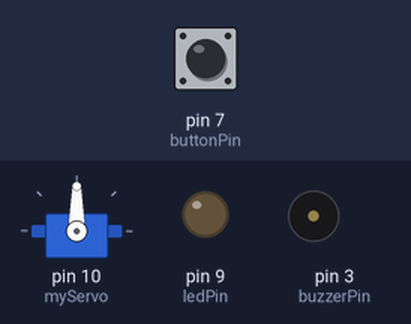
Bench run of a sketch on a simulated Arduino Uno, built with avr-gcc and run on an emulated ATmega328P. Shown: servo, output pins drawn as LEDs (lit = HIGH), buzzer (waves = sounding). The inputs (shaded band) are chosen by the test bench; at power-on: pin 7 (buttonPin) LOW.

Above: at 1.2 s.
1.3 s: pin 7 (buttonPin) pulled HIGH for 0.15 s
At 4.1 s:
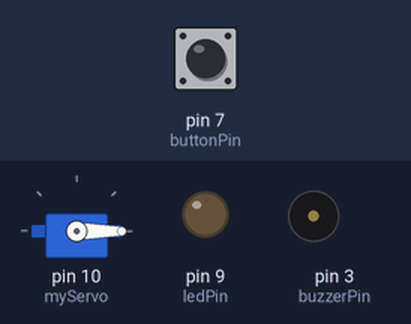
4.3 s: pin 7 (buttonPin) pulled HIGH for 1 s
At 4.68 s:
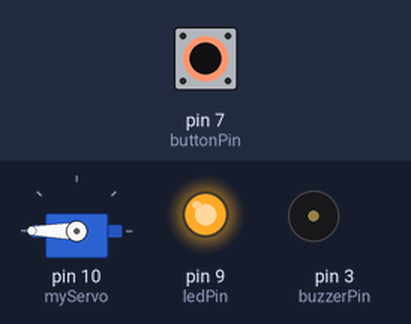
7.3 s: pin 7 (buttonPin) pulled HIGH for 3.2 s
At 9.46 s:
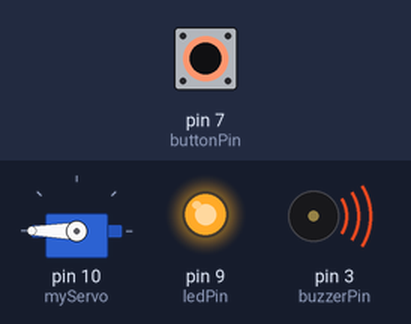
Timing chart, 0 to 13.1 s (numbered marks = the images above; inputs shaded):
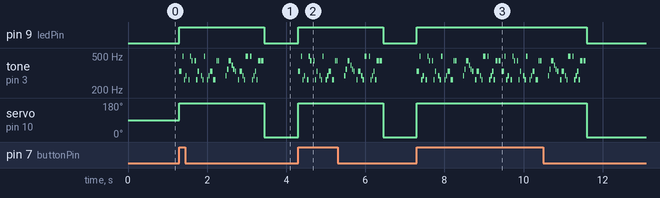

The sketch:

Arduino-Melody.ino
```cpp
/*
  Based on Tom Igoe's code
  http://www.arduino.cc/en/Tutorial/Tone
*/

#include "pitches.h"
#include <Servo.h>

Servo myServo;

const int buzzerPin = 3;
const int buttonPin = 7;
int buttonState = 7;
const int ledPin = 9;

// notes in the melody:
// use 0 for a rest
// put each measure on its own line
int melody[] = {
  NOTE_E4, NOTE_B4, NOTE_C4, NOTE_D4, 0,
  NOTE_C4, NOTE_B4, NOTE_A4, 0,
  NOTE_A4, NOTE_C4, NOTE_E4, 0,
  NOTE_D4, NOTE_C4, NOTE_B4, 0,
  NOTE_C4, NOTE_D4, NOTE_E4, NOTE_C4, NOTE_A4, NOTE_A4, 0, 0,
  NOTE_D4, NOTE_F4, NOTE_A4, NOTE_G4, NOTE_F4, NOTE_E4, 0,
  NOTE_C4, NOTE_E4, NOTE_D4, NOTE_C4, NOTE_B4, 0,
  NOTE_B4, NOTE_C4, NOTE_D4, NOTE_E4, NOTE_C4, NOTE_A4, NOTE_A4

};

// note durations: 1 = whole note, 4 = quarter note, 8 = eighth note, etc.:
// be sure each note or rest in the melody above has a corresponding duration below
// put each measure on its own line
int noteDurations[] = {
  2, 4, 4, 4, 4, 4,
  4, 4, 4, 4,
  4, 4, 4, 4,
  4, 4, 4, 4,
  4, 2, 2, 4, 4, 2, 2,
  4, 4, 2, 4, 4, 4, 4,
  4, 2, 4, 4, 2,
  4, 4, 4, 4, 4, 4, 2, 2
};

// set the tempo
// a tempo of 60 is one beat per second
// a tempo of 120 would be twice as fast
int beatsPerMinute = 298;

void setup() {
  myServo.attach(10);
  pinMode(ledPin, OUTPUT);
  pinMode(buttonPin, INPUT);
  pinMode(buzzerPin, OUTPUT);
}

void loop() {
  buttonState = digitalRead(buttonPin);

  if (buttonState == HIGH){

    digitalWrite(ledPin, HIGH);
    myServo.write(180);
    playSong();
    myServo.write(0);
    digitalWrite(ledPin, LOW);

  }
  else{
    digitalWrite (ledPin, LOW);
  }
}


void playSong(){
// iterate over the notes of the melody:
  int len = sizeof(melody)/sizeof(melody[0]);
  for (int thisNote = 0; thisNote < len; thisNote++) {

    // to calculate the note duration, take one second divided by the note type.
    //e.g. quarter note = 1000 / 4, eighth note = 1000/8, etc.
    int noteDuration = static_cast<int>(1000 / noteDurations[thisNote] * 298 / beatsPerMinute);
    tone(buzzerPin, melody[thisNote], noteDuration);

    // to distinguish the notes, set a minimum time between them.
    // the note's duration + 30% seems to work well:
    int pauseBetweenNotes = noteDuration * 1.30;
    delay(pauseBetweenNotes);
    // stop the tone playing:
    noTone(buzzerPin);

  }
 }
```

Measured:
- after the input at 1.3 s, pin 9 (ledPin): LOW → HIGH at once, → LOW 2.1 s later; tone on pin 3 (buzzerPin): plays 330 Hz for 0.06 s, 494 Hz for 0.03 s, 262 Hz for 0.03 s, 294 Hz for 0.03 s, 262 Hz for 0.03 s, 494 Hz for 0.03 s … (37 notes in this stretch), starting at once; servo on pin 10 (myServo): 90° → 180° at once, → 0° 2.1 s later
- after the input at 4.3 s, pin 9 (ledPin): LOW → HIGH at once, → LOW 2.1 s later; tone on pin 3 (buzzerPin): plays 330 Hz for 0.06 s, 494 Hz for 0.03 s, 262 Hz for 0.03 s, 294 Hz for 0.03 s, 262 Hz for 0.03 s, 494 Hz for 0.03 s … (37 notes in this stretch), starting at once; servo on pin 10 (myServo): 0° → 180° at once, → 0° 2.1 s later
- after the input at 7.3 s, pin 9 (ledPin): LOW → HIGH at once, → LOW 4.3 s later; tone on pin 3 (buzzerPin): plays 330 Hz for 0.06 s, 494 Hz for 0.03 s, 262 Hz for 0.03 s, 294 Hz for 0.03 s, 262 Hz for 0.03 s, 494 Hz for 0.03 s … (74 notes in this stretch), starting at once; servo on pin 10 (myServo): 0° → 180° at once, → 0° 4.3 s later
